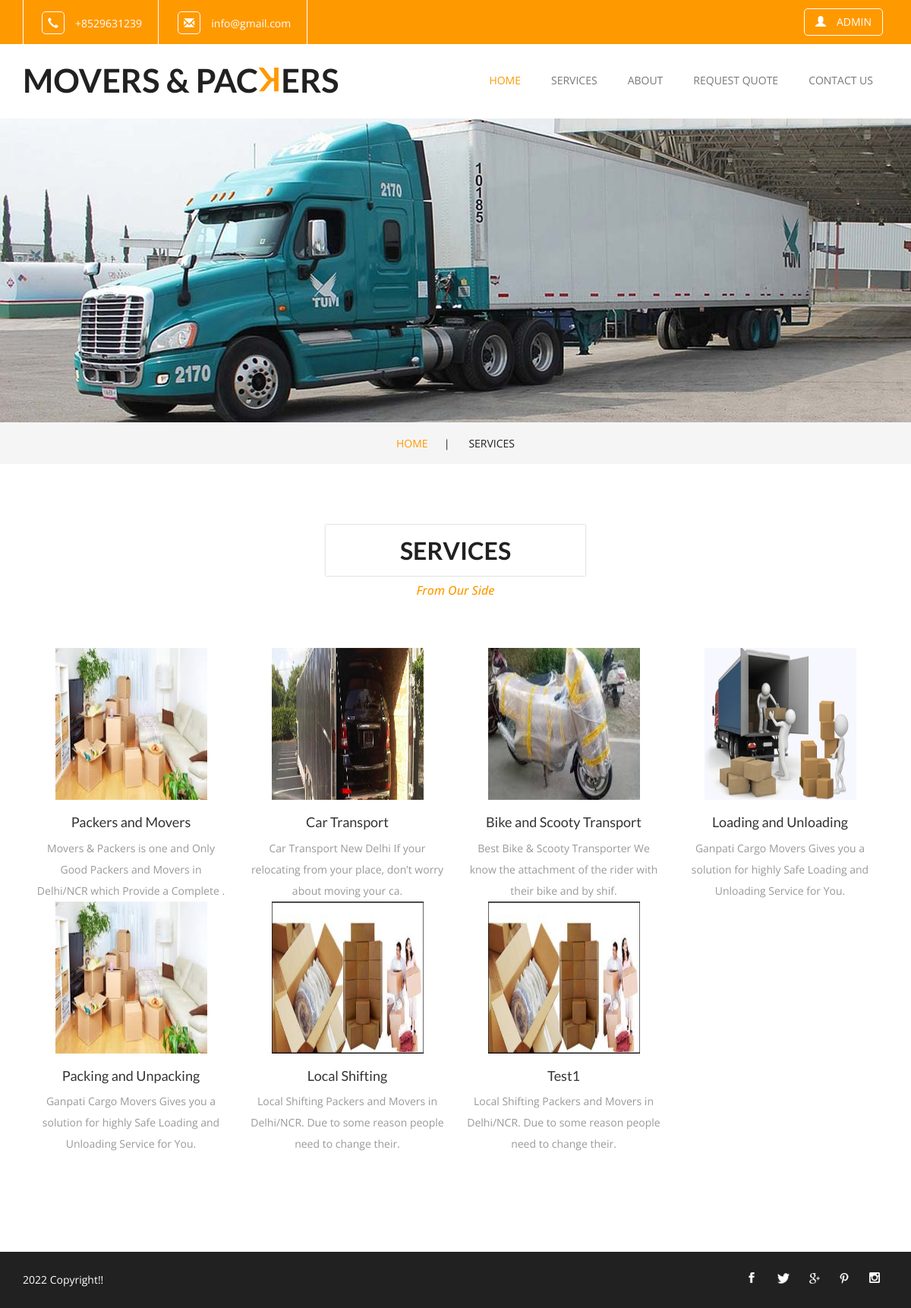
The page /mpms/services.php on the database its author committed.
### tables this page shows
CREATE TABLE `tblpage` (
  `ID` int(10) NOT NULL,
  `PageType` varchar(50) DEFAULT NULL,
  `PageTitle` mediumtext DEFAULT NULL,
  `PageDescription` mediumtext DEFAULT NULL,
  `Email` varchar(120) DEFAULT NULL,
  `MobileNumber` bigint(10) DEFAULT NULL,
  `UpdationDate` timestamp NULL DEFAULT NULL ON UPDATE current_timestamp()
);

CREATE TABLE `tblservices` (
  `ID` int(10) NOT NULL,
  `Title` varchar(200) DEFAULT NULL,
  `Description` mediumtext DEFAULT NULL,
  `Image` varchar(200) DEFAULT NULL,
  `CreationDate` timestamp NOT NULL DEFAULT current_timestamp() ON UPDATE current_timestamp()
);

### mpms/services.php (the view, shortened to what this page needs)
<?php
include('includes/dbconnection.php');
  ?>
<!DOCTYPE html>
<html>
<head>
<link href="css/bootstrap.css" rel="stylesheet" type="text/css" media="all" />
<link href="css/style.css" rel="stylesheet" type="text/css" media="all" />
</head>
<body>
	<?php include_once('includes/header.php');?>
	<div class="banner1">
	</div>
	<div class="services-breadcrumb">
		<div class="container">
			<ul>
				<li><a href="index.php">Home</a><i>|</i></li>
				<li>Services</li>
			</ul>
		</div>
	</div>
	<div class="services">
		<div class="container">
			<h3>Services</h3>
			<p class="quia">from our Side</p>
			<div class="w3l_services_grids">
				<?php
$sql="SELECT * from tblservices";
$query = $dbh -> prepare($sql);
$query->execute();
$results=$query->fetchAll(PDO::FETCH_OBJ);
$cnt=1;
if($query->rowCount() > 0)
{
foreach($results as $row)
{               ?>
				<div class="col-md-3 w3l_services_grid">
					<div class="w3l_services_grid1">
						<span><img src="admin/images/<?php echo $row->Image;?>" width="200" height="200" value="<?php  echo $row->Image;?>"></span>
						<p style="padding-top: 20px"><h4><?php  echo htmlentities($row->Title);?></h4></p>
						<p style="padding-top: 10px"><?php  echo substr(($row->Description),0,95);?>.</p>
					</div>
				</div>
				<?php $cnt=$cnt+1;}} ?>
				<div class="clearfix"> </div>
			</div>
		</div>
	</div>
<?php include_once('includes/footer.php');?>
</body>
</html>

### mpms/includes/header.php (shortened to what this page needs)
    <div class="header">
        <div class="container">
            <div class="w3l_header_left">
                <ul>
                    <?php
$sql="SELECT * from tblpage where PageType='contactus'";
$query = $dbh -> prepare($sql);
$query->execute();
$results=$query->fetchAll(PDO::FETCH_OBJ);
$cnt=1;
if($query->rowCount() > 0)
{
foreach($results as $row)
{               ?>
                    <li><span class="glyphicon glyphicon-earphone" aria-hidden="true"></span>+<?php  echo htmlentities($row->MobileNumber);?></li>
                    <li><span class="glyphicon glyphicon-envelope" aria-hidden="true"></span><?php  echo htmlentities($row->Email);?></li>
                </ul>
                <?php $cnt=$cnt+1;}} ?>
            </div>
            <div class="w3l_header_right">
                <ul>
                    <li><a href="admin/login.php"><span class="glyphicon glyphicon-user" aria-hidden="true"></span>Admin</a></li>
                </ul>
            </div>
            <div class="clearfix"> </div>
        </div>
    </div>
    <div class="logo_nav">
        <div class="container">
            <nav class="navbar navbar-default">
                <div class="navbar-header">
                    <div class="logo">
                        <h1><a class="navbar-brand" href="index.php">Movers & Pac<span>k</span>ers</a></h1>
                    </div>
                </div>
                <div class="collapse navbar-collapse nav-wil" id="bs-example-navbar-collapse-1">
                    <nav class="link-effect-2" id="link-effect-2">
                        <ul class="nav navbar-nav">
                            <li class="active"><a href="index.php"><span data-hover="Home">Home</span></a></li>
                            <li><a href="services.php"><span data-hover="Services">Services</span></a></li>
                            <li><a href="about.php"><span data-hover="About">About</span></a></li>
                            <li><a href="request-quote.php"><span data-hover="Request Quote">Request Quote</span></a></li>
                            <li><a href="contact.php"><span data-hover="Contact Us">Contact Us</span></a></li>
                        </ul>
                    </nav>
                </div>
            </nav>
        </div>
    </div>

### mpms/includes/footer.php (shortened to what this page needs)
<div class="agileinfo_copy_right">
    <div class="container">
        <div class="agileinfo_copy_right_left">
            <p>2022 Copyright!!</p>
        </div>
        <div class="agileinfo_copy_right_right">
            <ul class="social">
                <li><a class="social-linkedin" href="#">
                    <i></i>
                    </a></li>
                <li><a class="social-twitter" href="#">
                    <i></i>
                    </a></li>
                <li><a class="social-google" href="#">
                    <i></i>
                    </a></li>
                <li><a class="social-facebook" href="#">
                    <i></i>
                    </a></li>
                <li><a class="social-instagram" href="#">
                    <i></i>
                    </a></li>
            </ul>
        </div>
        <div class="clearfix"> </div>
    </div>
</div>

### rows shown on the page
tblpage: MobileNumber "8529631239", Email "info@gmail.com"
tblservices: Image (picture), Title "Packers and Movers", Description "Movers & Packers is one and Only Good Packers and Movers in Delhi/NCR which Provide a Complete"
tblservices: Image (picture), Title "Car Transport", Description "Car Transport New Delhi If your relocating from your place, don’t worry about moving your ca"
tblservices: Image (picture), Title "Bike and Scooty Transport", Description "Best Bike & Scooty Transporter We know the attachment of the rider with their bike and by shif"
tblservices: Image (picture), Title "Loading and Unloading", Description "Ganpati Cargo Movers Gives you a solution for highly Safe Loading and Unloading Service for You"
tblservices: Image (picture), Title "Packing and Unpacking", Description "Ganpati Cargo Movers Gives you a solution for highly Safe Loading and Unloading Service for You"
tblservices: Image (picture), Title "Local Shifting", Description "Local Shifting Packers and Movers in Delhi/NCR. Due to some reason people need to change their"
tblservices: Image (picture), Title "Test1", Description "Local Shifting Packers and Movers in Delhi/NCR. Due to some reason people need to change their"
